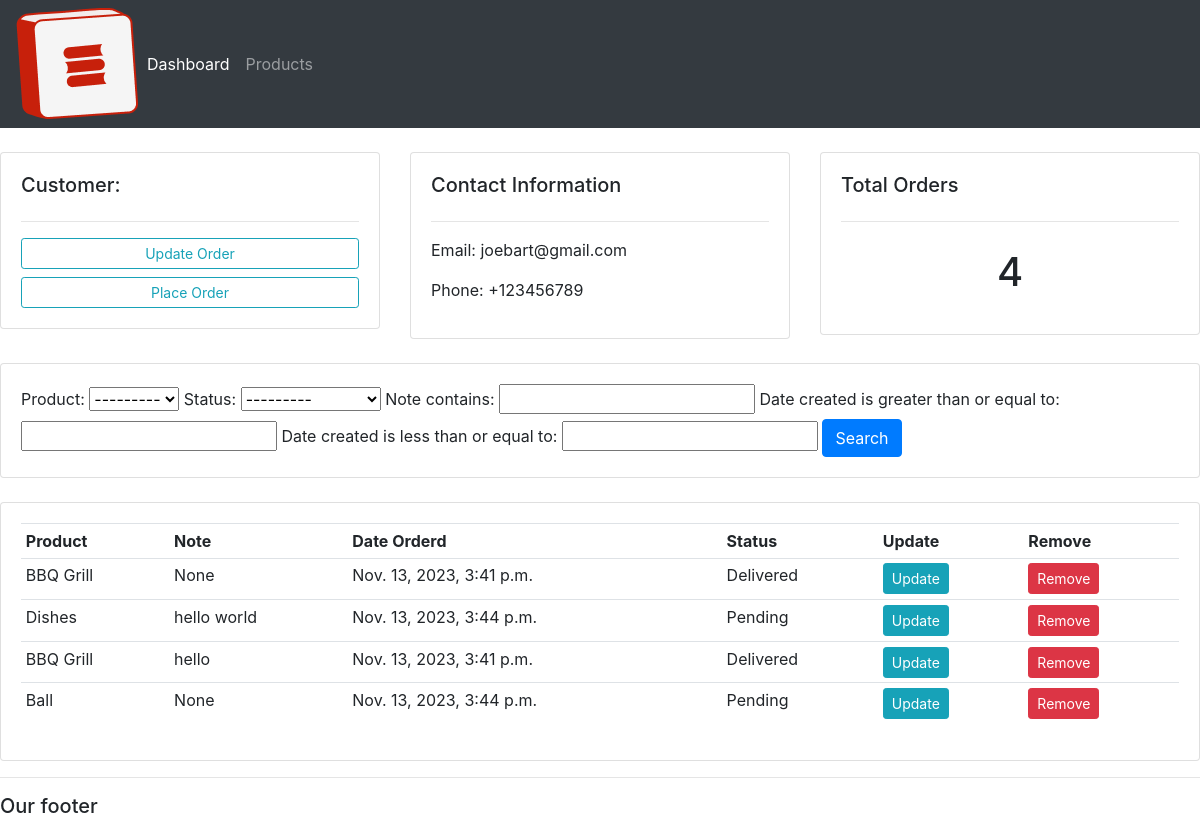
The app's page /customer/1/ with its own data.
### accounts/models.py (models this page shows, shortened)
class Customer(models.Model):
    name = models.CharField(max_length=200, null=True)
    phone = models.CharField(max_length=200, null=True)
    email = models.CharField(max_length=200, null=True)
    date_created = models.DateTimeField(auto_now_add=True, null=True)

class Order(models.Model):
    STATUS = (
        ("Pending", "Pending"),
        ("Out for delivery", "Out for delivery"),
        ("Delivered", "Delivered"),
    )
    customer = models.ForeignKey(Customer, null=True, on_delete=models.SET_NULL)
    product = models.ForeignKey(Product, null=True, on_delete=models.SET_NULL)
    date_created = models.DateTimeField(auto_now_add=True, null=True)
    status = models.CharField(max_length=200, null=True, choices=STATUS)
    note = models.CharField(max_length=1000, null=True)

class Product(models.Model):
    CATEGORY = (
        ("Indoor", "Indoor"),
        ("Out door", "Out door"),
    )
    name = models.CharField(max_length=200, null=True)
    price = models.FloatField(null=True)
    category = models.CharField(max_length=200, null=True, choices=CATEGORY)
    description = models.CharField(max_length=200, null=True, blank=True)
    date_created = models.DateTimeField(auto_now_add=True, null=True)
    tag = models.ManyToManyField(Tag)
    def __str__(self):
        return self.name

### accounts/views.py (the view)
# urls.py: path("customer/<str:pk_test>/", views.customer, name="customer"),
def customer(request, pk_test):
    customer = Customer.objects.get(id=pk_test)
    orders = customer.order_set.all()
    orders_count = orders.count()
    myFilter = OrderFilter(request.GET, queryset=orders)
    orders = myFilter.qs
    context = {
        "customer": customer,
        "orders": orders,
        "orders_count": orders_count,
        "myFilter": myFilter,
    }
    return render(request, "accounts/customer.html", context)

### accounts/templates/accounts/customer.html
{% extends 'accounts/main.html' %}
{% block content %}
<br>
<div class="row">
    <div class="col-md">
        <div class="card card-body">
            <h5>Customer:</h5>
            <hr>
            <a class="btn btn-outline-info btn-sm btn-block" href="">Update Order</a>
            <a class="btn btn-outline-info btn-sm btn-block" href="{% url 'create_order' customer.id %}">Place Order</a>
        </div>
    </div>
    <div class="col-md">
        <div class="card card-body">
            <h5>Contact Information</h5>
            <hr>
            <p>Email: {{customer.email}} </p>
            <p>Phone: {{customer.phone}}</p>
        </div>
    </div>
    <div class="col-md">
        <div class="card card-body">
            <h5>Total Orders</h5>
            <hr>
            <h1 style="text-align: center; padding:10px;">{{orders_count}}</h1>
        </div>
    </div>
</div>
<br>
<div class="row">
    <div class="col">
        <div class="card card-body">
            <form method="get">
                {{myFilter.form}}
                <button class="btn btn-primary" type="submit">
                    Search
                </button>
            </form>
        </div>
    </div>
</div>
<br>
<div class="row">
    <div class="col">
        <div class="card card-body">
            <table class="table table-sm">
                <tr>
                    <th>Product</th>
                    <th>Note</th>
                    <th>Date Orderd</th>
                    <th>Status</th>
                    <th>Update</th>
                    <th>Remove</th>
                </tr>
                {% for order in orders %}
                <tr>
                    <td>{{order.product}}</td>
                    <td>{{order.note}}</td>
                    <td>{{order.product.date_created}}</td>
                    <td>{{order.status}}</td>
                    <td><a href="{% url 'update_order' order.id %}" class="btn btn-sm btn-info">Update</a></td>
                            <td><a href="{% url 'delete_order' order.id %}" class="btn btn-sm btn-danger">Remove</a></td>
                </tr>
                {% endfor %}
            </table>
        </div>
    </div>
</div>
{% endblock %}

### records on screen
Customer: email "joebart@gmail.com", phone "+123456789"
Order: product "BBQ Grill", note "None", product.date_created "Nov. 13, 2023, 3:41 p.m.", status "Delivered"
Order: product "Dishes", note "hello world", product.date_created "Nov. 13, 2023, 3:44 p.m.", status "Pending"
Order: product "BBQ Grill", note "hello", product.date_created "Nov. 13, 2023, 3:41 p.m.", status "Delivered"
Order: product "Ball", note "None", product.date_created "Nov. 13, 2023, 3:44 p.m.", status "Pending"

### other values on screen
{{ orders_count }} "4"
